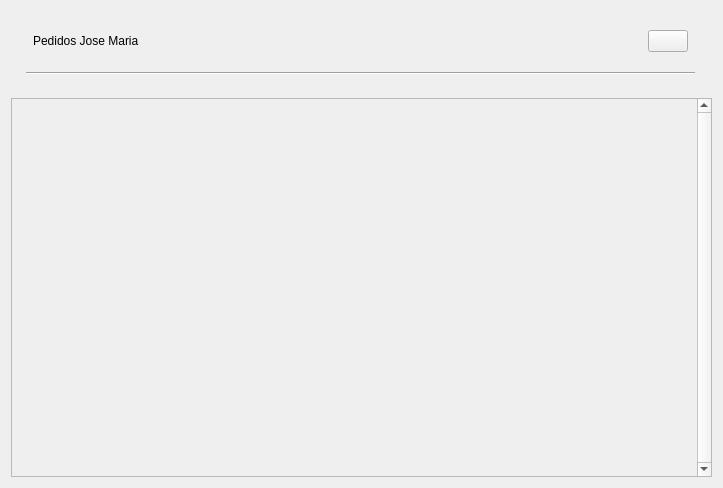
<?xml version="1.0" encoding="UTF-8"?>
<ui version="4.0">
 <class>Form_ViewWidget_ShowPedidos</class>
 <widget class="QWidget" name="Form_ViewWidget_ShowPedidos">
  <property name="geometry">
   <rect>
    <x>0</x>
    <y>0</y>
    <width>723</width>
    <height>488</height>
   </rect>
  </property>
  <property name="windowTitle">
   <string>Form</string>
  </property>
  <layout class="QVBoxLayout" name="verticalLayout_3">
   <item>
    <layout class="QVBoxLayout" name="verticalLayout_2">
     <item>
      <layout class="QVBoxLayout" name="verticalLayout">
       <property name="spacing">
        <number>13</number>
       </property>
       <property name="leftMargin">
        <number>15</number>
       </property>
       <property name="topMargin">
        <number>12</number>
       </property>
       <property name="rightMargin">
        <number>17</number>
       </property>
       <property name="bottomMargin">
        <number>17</number>
       </property>
       <item>
        <layout class="QHBoxLayout" name="horizontalLayout" stretch="1,0,0">
         <property name="leftMargin">
          <number>7</number>
         </property>
         <property name="topMargin">
          <number>7</number>
         </property>
         <property name="rightMargin">
          <number>7</number>
         </property>
         <property name="bottomMargin">
          <number>7</number>
         </property>
         <item>
          <widget class="QLabel" name="label">
           <property name="text">
            <string>Pedidos Jose Maria</string>
           </property>
          </widget>
         </item>
         <item>
          <spacer name="horizontalSpacer">
           <property name="orientation">
            <enum>Qt::Horizontal</enum>
           </property>
           <property name="sizeHint" stdset="0">
            <size>
             <width>40</width>
             <height>20</height>
            </size>
           </property>
          </spacer>
         </item>
         <item>
          <widget class="QPushButton" name="pushButton">
           <property name="text">
            <string/>
           </property>
           <property name="icon">
            <iconset resource="../VentanaPrincipal/resources.qrc">
             <normaloff>:/icons/images/icons/cil-highligt.png</normaloff>:/icons/images/icons/cil-highligt.png</iconset>
           </property>
          </widget>
         </item>
        </layout>
       </item>
       <item>
        <widget class="Line" name="line">
         <property name="orientation">
          <enum>Qt::Horizontal</enum>
         </property>
        </widget>
       </item>
      </layout>
     </item>
     <item>
      <widget class="QScrollArea" name="scrollArea_pedidosWidget">
       <property name="verticalScrollBarPolicy">
        <enum>Qt::ScrollBarAlwaysOn</enum>
       </property>
       <property name="widgetResizable">
        <bool>true</bool>
       </property>
       <widget class="QWidget" name="scrollAreaWidgetContents">
        <property name="geometry">
         <rect>
          <x>0</x>
          <y>0</y>
          <width>687</width>
          <height>377</height>
         </rect>
        </property>
       </widget>
      </widget>
     </item>
    </layout>
   </item>
  </layout>
 </widget>
 <resources>
  <include location="../VentanaPrincipal/resources.qrc"/>
 </resources>
 <connections/>
</ui>
